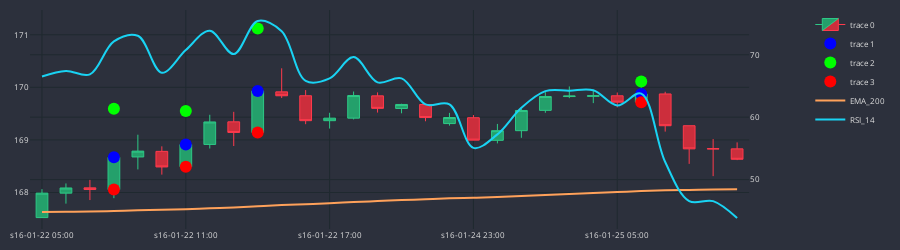

Notebook code cell kept with this figure:
### Code cell
df_plot = df_slim.iloc[70:100]
cp = CandlePlot(df_plot, candles=True)

trades = cp.df_plot[cp.df_plot.SIGNAL != NONE]

markers = ['mid_c', 'TP', 'SL']
marker_colors = ['#0000FF', '#00FF00', '#FF0000']

for i in range(3):
    cp.fig.add_trace(go.Scatter(
        x = trades.sTime,
        y = trades[markers[i]],
        mode = 'markers',
        marker=dict(color=marker_colors[i], size=12)
    ))

cp.show_plot(line_traces=["EMA_200"], sec_traces=['RSI_14'], height=250)

### Figure 1 — Plotly figure (JSON) as saved in the notebook; plotly's stock layout.template omitted (floating-point values rounded to 4 significant figures)
{"data": [{"close": [168.0, 168.1, 168.1, 168.7, 168.8, 168.5, 168.9, 169.3, 169.1, 169.9, 169.8, 169.4, 169.4, 169.8, 169.6, 169.7, 169.4, 169.4, 169.0, 169.2, 169.6, 169.8, 169.8, 169.8, 169.7, 169.9, 169.3, 168.8, 168.8, 168.6], "decreasing": {"fillcolor": "#CC2E3C", "line": {"color": "#FF3A4C"}}, "high": [168.1, 168.2, 168.2, 168.7, 169.1, 168.9, 169.0, 169.5, 169.5, 170.0, 170.4, 169.9, 169.5, 169.9, 169.9, 169.7, 169.7, 169.5, 169.5, 169.3, 169.6, 169.9, 170.0, 170.0, 169.9, 170.0, 169.9, 169.3, 169.0, 169.0], "increasing": {"fillcolor": "#24A06B", "line": {"color": "#2EC886"}}, "line": {"width": 1}, "low": [167.5, 167.8, 167.9, 167.9, 168.4, 168.3, 168.5, 168.8, 168.9, 169.0, 169.8, 169.3, 169.2, 169.4, 169.5, 169.5, 169.4, 169.3, 169.0, 168.9, 169.0, 169.5, 169.8, 169.7, 169.6, 169.7, 169.2, 168.5, 168.3, 168.6], "opacity": 1, "open": [167.5, 168.0, 168.1, 168.1, 168.7, 168.8, 168.5, 168.9, 169.3, 169.1, 169.9, 169.8, 169.4, 169.4, 169.8, 169.6, 169.7, 169.3, 169.4, 169.0, 169.2, 169.6, 169.8, 169.8, 169.8, 169.7, 169.9, 169.3, 168.8, 168.8], "type": "candlestick", "x": ["s16-01-22 05:00", "s16-01-22 06:00", "s16-01-22 07:00", "s16-01-22 08:00", "s16-01-22 09:00", "s16-01-22 10:00", "s16-01-22 11:00", "s16-01-22 12:00", "s16-01-22 13:00", "s16-01-22 14:00", "s16-01-22 15:00", "s16-01-22 16:00", "s16-01-22 17:00", "s16-01-22 18:00", "s16-01-22 19:00", "s16-01-22 20:00", "s16-01-22 21:00", "s16-01-24 22:00", "s16-01-24 23:00", "s16-01-25 00:00", "s16-01-25 01:00", "s16-01-25 02:00", "s16-01-25 03:00", "s16-01-25 04:00", "s16-01-25 05:00", "s16-01-25 06:00", "s16-01-25 07:00", "s16-01-25 08:00", "s16-01-25 09:00", "s16-01-25 10:00"]}, {"marker": {"color": "#0000FF", "size": 12}, "mode": "markers", "type": "scatter", "x": ["s16-01-22 08:00", "s16-01-22 11:00", "s16-01-22 14:00", "s16-01-25 06:00"], "y": [168.7, 168.9, 169.9, 169.9]}, {"marker": {"color": "#00FF00", "size": 12}, "mode": "markers", "type": "scatter", "x": ["s16-01-22 08:00", "s16-01-22 11:00", "s16-01-22 14:00", "s16-01-25 06:00"], "y": [169.6, 169.5, 171.1, 170.1]}, {"marker": {"color": "#FF0000", "size": 12}, "mode": "markers", "type": "scatter", "x": ["s16-01-22 08:00", "s16-01-22 11:00", "s16-01-22 14:00", "s16-01-25 06:00"], "y": [168.1, 168.5, 169.1, 169.7]}, {"line": {"shape": "spline", "width": 2}, "name": "EMA_200", "type": "scatter", "x": ["s16-01-22 05:00", "s16-01-22 06:00", "s16-01-22 07:00", "s16-01-22 08:00", "s16-01-22 09:00", "s16-01-22 10:00", "s16-01-22 11:00", "s16-01-22 12:00", "s16-01-22 13:00", "s16-01-22 14:00", "s16-01-22 15:00", "s16-01-22 16:00", "s16-01-22 17:00", "s16-01-22 18:00", "s16-01-22 19:00", "s16-01-22 20:00", "s16-01-22 21:00", "s16-01-24 22:00", "s16-01-24 23:00", "s16-01-25 00:00", "s16-01-25 01:00", "s16-01-25 02:00", "s16-01-25 03:00", "s16-01-25 04:00", "s16-01-25 05:00", "s16-01-25 06:00", "s16-01-25 07:00", "s16-01-25 08:00", "s16-01-25 09:00", "s16-01-25 10:00"], "xaxis": "x", "y": [167.6, 167.6, 167.6, 167.6, 167.7, 167.7, 167.7, 167.7, 167.7, 167.7, 167.8, 167.8, 167.8, 167.8, 167.8, 167.9, 167.9, 167.9, 167.9, 167.9, 167.9, 168.0, 168.0, 168.0, 168.0, 168.0, 168.0, 168.0, 168.1, 168.1], "yaxis": "y"}, {"line": {"shape": "spline", "width": 2}, "name": "RSI_14", "type": "scatter", "x": ["s16-01-22 05:00", "s16-01-22 06:00", "s16-01-22 07:00", "s16-01-22 08:00", "s16-01-22 09:00", "s16-01-22 10:00", "s16-01-22 11:00", "s16-01-22 12:00", "s16-01-22 13:00", "s16-01-22 14:00", "s16-01-22 15:00", "s16-01-22 16:00", "s16-01-22 17:00", "s16-01-22 18:00", "s16-01-22 19:00", "s16-01-22 20:00", "s16-01-22 21:00", "s16-01-24 22:00", "s16-01-24 23:00", "s16-01-25 00:00", "s16-01-25 01:00", "s16-01-25 02:00", "s16-01-25 03:00", "s16-01-25 04:00", "s16-01-25 05:00", "s16-01-25 06:00", "s16-01-25 07:00", "s16-01-25 08:00", "s16-01-25 09:00", "s16-01-25 10:00"], "xaxis": "x", "y": [66.52, 67.41, 66.86, 72.15, 73.04, 67.12, 70.75, 73.86, 70.11, 75.42, 73.77, 65.82, 66.22, 69.62, 65.58, 66.22, 62.04, 62.05, 55.08, 57.25, 61.51, 64.17, 64.25, 64.32, 61.87, 63.78, 52.82, 46.56, 46.56, 43.84], "yaxis": "y2"}], "layout": {"font": {"color": "#e1e1e1", "size": 8}, "height": 250, "margin": {"b": 10, "l": 10, "r": 10, "t": 10}, "paper_bgcolor": "#2c303c", "plot_bgcolor": "#2c303c", "width": 900, "xaxis": {"anchor": "y", "autorange": true, "domain": [0, 0.94], "gridcolor": "#1f292f", "nticks": 5, "range": [-0.5, 29.5], "rangeslider": {"visible": false, "yaxis": {}, "yaxis2": {}}, "type": "category"}, "yaxis": {"anchor": "x", "autorange": true, "domain": [0, 1], "gridcolor": "#1f292f", "range": [167.3, 171.5], "type": "linear"}, "yaxis2": {"anchor": "x", "autorange": true, "gridcolor": "#1f292f", "overlaying": "y", "range": [42.09, 77.17], "side": "right", "type": "linear"}}}
